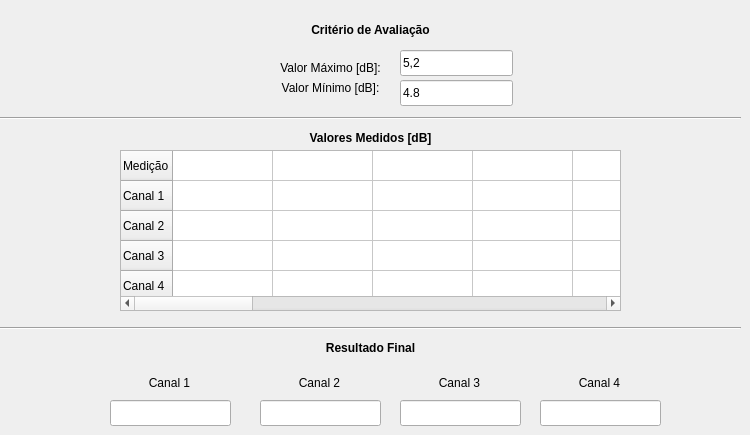
   <widget class="QWidget" name="Tab_Atenuadores">
    <attribute name="title">
     <string>Atenuadores</string>
    </attribute>
    <widget class="QLabel" name="label_25">
     <property name="geometry">
      <rect>
       <x>260</x>
       <y>60</y>
       <width>141</width>
       <height>16</height>
      </rect>
     </property>
     <property name="text">
      <string>&lt;html&gt;&lt;head/&gt;&lt;body&gt;&lt;p align=&quot;center&quot;&gt;Valor Máximo [dB]:&lt;/p&gt;&lt;/body&gt;&lt;/html&gt;</string>
     </property>
    </widget>
    <widget class="QLabel" name="label_26">
     <property name="geometry">
      <rect>
       <x>0</x>
       <y>20</y>
       <width>741</width>
       <height>20</height>
      </rect>
     </property>
     <property name="text">
      <string>&lt;html&gt;&lt;head/&gt;&lt;body&gt;&lt;p align=&quot;center&quot;&gt;&lt;span style=&quot; font-weight:600;&quot;&gt;Critério de Avaliação&lt;/span&gt;&lt;/p&gt;&lt;/body&gt;&lt;/html&gt;</string>
     </property>
    </widget>
    <widget class="QLineEdit" name="atenuador_crit_max">
     <property name="geometry">
      <rect>
       <x>400</x>
       <y>50</y>
       <width>113</width>
       <height>26</height>
      </rect>
     </property>
     <property name="text">
      <string>5,2</string>
     </property>
    </widget>
    <widget class="QLabel" name="label_27">
     <property name="geometry">
      <rect>
       <x>260</x>
       <y>80</y>
       <width>141</width>
       <height>16</height>
      </rect>
     </property>
     <property name="text">
      <string>&lt;html&gt;&lt;head/&gt;&lt;body&gt;&lt;p align=&quot;center&quot;&gt;Valor Mínimo [dB]:&lt;/p&gt;&lt;/body&gt;&lt;/html&gt;</string>
     </property>
    </widget>
    <widget class="QLineEdit" name="atenuador_crit_min">
     <property name="geometry">
      <rect>
       <x>400</x>
       <y>80</y>
       <width>113</width>
       <height>26</height>
      </rect>
     </property>
     <property name="text">
      <string>4.8</string>
     </property>
    </widget>
    <widget class="Line" name="line_3">
     <property name="geometry">
      <rect>
       <x>0</x>
       <y>110</y>
       <width>741</width>
       <height>16</height>
      </rect>
     </property>
     <property name="orientation">
      <enum>Qt::Horizontal</enum>
     </property>
    </widget>
    <widget class="QLabel" name="label_28">
     <property name="geometry">
      <rect>
       <x>0</x>
       <y>130</y>
       <width>741</width>
       <height>16</height>
      </rect>
     </property>
     <property name="text">
      <string>&lt;html&gt;&lt;head/&gt;&lt;body&gt;&lt;p align=&quot;center&quot;&gt;&lt;span style=&quot; font-weight:600;&quot;&gt;Valores Medidos [dB]&lt;/span&gt;&lt;/p&gt;&lt;/body&gt;&lt;/html&gt;</string>
     </property>
    </widget>
    <widget class="Line" name="line_4">
     <property name="geometry">
      <rect>
       <x>0</x>
       <y>320</y>
       <width>741</width>
       <height>16</height>
      </rect>
     </property>
     <property name="orientation">
      <enum>Qt::Horizontal</enum>
     </property>
    </widget>
    <widget class="QLabel" name="label_29">
     <property name="geometry">
      <rect>
       <x>0</x>
       <y>340</y>
       <width>741</width>
       <height>16</height>
      </rect>
     </property>
     <property name="text">
      <string>&lt;html&gt;&lt;head/&gt;&lt;body&gt;&lt;p align=&quot;center&quot;&gt;&lt;span style=&quot; font-weight:600;&quot;&gt;Resultado Final&lt;/span&gt;&lt;/p&gt;&lt;/body&gt;&lt;/html&gt;</string>
     </property>
    </widget>
    <widget class="QLineEdit" name="att_ch1_resultado">
     <property name="geometry">
      <rect>
       <x>110</x>
       <y>400</y>
       <width>121</width>
       <height>26</height>
      </rect>
     </property>
    </widget>
    <widget class="QLabel" name="label_30">
     <property name="geometry">
      <rect>
       <x>109</x>
       <y>370</y>
       <width>121</width>
       <height>26</height>
      </rect>
     </property>
     <property name="text">
      <string>&lt;html&gt;&lt;head/&gt;&lt;body&gt;&lt;p align=&quot;center&quot;&gt;Canal 1&lt;/p&gt;&lt;/body&gt;&lt;/html&gt;</string>
     </property>
    </widget>
    <widget class="QLineEdit" name="att_ch2_resultado">
     <property name="geometry">
      <rect>
       <x>260</x>
       <y>400</y>
       <width>121</width>
       <height>26</height>
      </rect>
     </property>
    </widget>
    <widget class="QLabel" name="label_31">
     <property name="geometry">
      <rect>
       <x>259</x>
       <y>370</y>
       <width>121</width>
       <height>26</height>
      </rect>
     </property>
     <property name="text">
      <string>&lt;html&gt;&lt;head/&gt;&lt;body&gt;&lt;p align=&quot;center&quot;&gt;Canal 2&lt;/p&gt;&lt;/body&gt;&lt;/html&gt;</string>
     </property>
    </widget>
    <widget class="QLineEdit" name="att_ch3_resultado">
     <property name="geometry">
      <rect>
       <x>400</x>
       <y>400</y>
       <width>121</width>
       <height>26</height>
      </rect>
     </property>
    </widget>
    <widget class="QLabel" name="label_32">
     <property name="geometry">
      <rect>
       <x>399</x>
       <y>370</y>
       <width>121</width>
       <height>26</height>
      </rect>
     </property>
     <property name="text">
      <string>&lt;html&gt;&lt;head/&gt;&lt;body&gt;&lt;p align=&quot;center&quot;&gt;Canal 3&lt;/p&gt;&lt;/body&gt;&lt;/html&gt;</string>
     </property>
    </widget>
    <widget class="QLineEdit" name="att_ch4_resultado">
     <property name="geometry">
      <rect>
       <x>540</x>
       <y>400</y>
       <width>121</width>
       <height>26</height>
      </rect>
     </property>
    </widget>
    <widget class="QLabel" name="label_33">
     <property name="geometry">
      <rect>
       <x>539</x>
       <y>370</y>
       <width>121</width>
       <height>26</height>
      </rect>
     </property>
     <property name="text">
      <string>&lt;html&gt;&lt;head/&gt;&lt;body&gt;&lt;p align=&quot;center&quot;&gt;Canal 4&lt;/p&gt;&lt;/body&gt;&lt;/html&gt;</string>
     </property>
    </widget>
    <widget class="QTableWidget" name="tableWidget_atenuadores">
     <property name="geometry">
      <rect>
       <x>120</x>
       <y>150</y>
       <width>501</width>
       <height>161</height>
      </rect>
     </property>
     <property name="verticalScrollBarPolicy">
      <enum>Qt::ScrollBarAlwaysOff</enum>
     </property>
     <attribute name="horizontalHeaderVisible">
      <bool>false</bool>
     </attribute>
     <row>
      <property name="text">
       <string>Medição</string>
      </property>
     </row>
     <row>
      <property name="text">
       <string>Canal 1</string>
      </property>
     </row>
     <row>
      <property name="text">
       <string>Canal 2</string>
      </property>
     </row>
     <row>
      <property name="text">
       <string>Canal 3</string>
      </property>
     </row>
     <row>
      <property name="text">
       <string>Canal 4</string>
      </property>
     </row>
     <column>
      <property name="text">
       <string>New Column</string>
      </property>
     </column>
     <column>
      <property name="text">
       <string>New Column</string>
      </property>
     </column>
     <column>
      <property name="text">
       <string>New Column</string>
      </property>
     </column>
     <column>
      <property name="text">
       <string>New Column</string>
      </property>
     </column>
     <column>
      <property name="text">
       <string>New Column</string>
      </property>
     </column>
     <column>
      <property name="text">
       <string>New Column</string>
      </property>
     </column>
     <column>
      <property name="text">
       <string>New Column</string>
      </property>
     </column>
     <column>
      <property name="text">
       <string>New Column</string>
      </property>
     </column>
     <column>
      <property name="text">
       <string>New Column</string>
      </property>
     </column>
     <column>
      <property name="text">
       <string>New Column</string>
      </property>
     </column>
     <column>
      <property name="text">
       <string>New Column</string>
      </property>
     </column>
     <column>
      <property name="text">
       <string>New Column</string>
      </property>
     </column>
     <column>
      <property name="text">
       <string>New Column</string>
      </property>
     </column>
     <column>
      <property name="text">
       <string>New Column</string>
      </property>
     </column>
     <column>
      <property name="text">
       <string>New Column</string>
      </property>
     </column>
     <column>
      <property name="text">
       <string>New Column</string>
      </property>
     </column>
    </widget>
   </widget>
